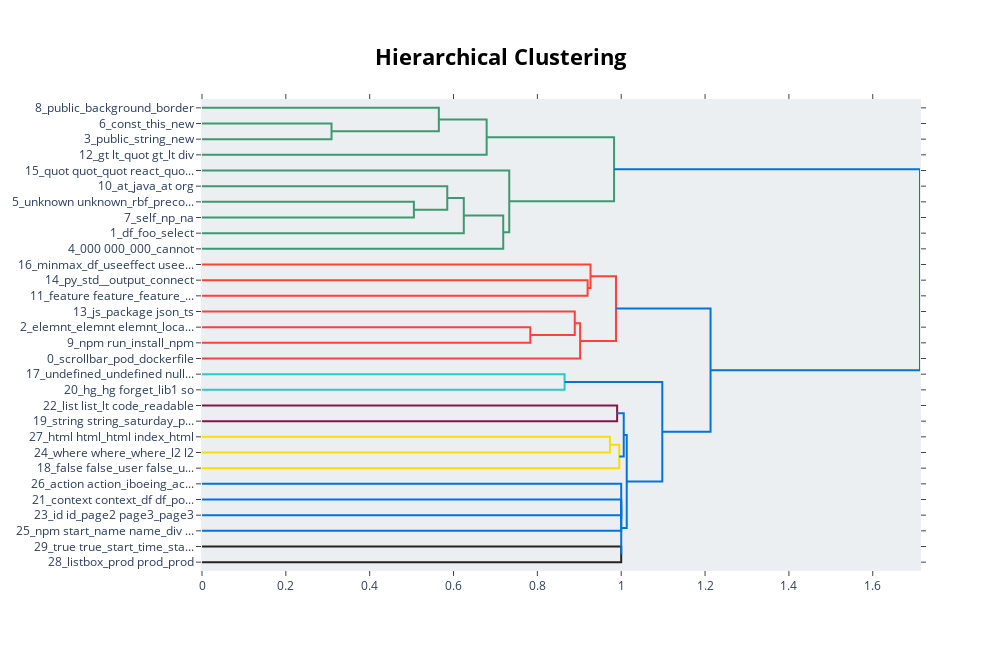

This figure's notebook cell:
### Code cell
topic_model.visualize_hierarchy()

### Figure 1 — Plotly figure (JSON) as saved in the notebook; plotly's stock layout.template omitted (floating-point values rounded to 4 significant figures)
{"data": [{"hoverinfo": "text", "marker": {"color": "rgb(61,153,112)"}, "mode": "lines", "type": "scatter", "x": [0, 0.309, 0.309, 0], "xaxis": "x", "y": [-15, -15, -25, -25], "yaxis": "y"}, {"hoverinfo": "text", "marker": {"color": "rgb(61,153,112)"}, "mode": "lines", "type": "scatter", "x": [0, 0.565, 0.565, 0.309], "xaxis": "x", "y": [-5, -5, -20, -20], "yaxis": "y"}, {"hoverinfo": "text", "marker": {"color": "rgb(61,153,112)"}, "mode": "lines", "type": "scatter", "x": [0.565, 0.679, 0.679, 0], "xaxis": "x", "y": [-12.5, -12.5, -35, -35], "yaxis": "y"}, {"hoverinfo": "text", "marker": {"color": "rgb(61,153,112)"}, "mode": "lines", "type": "scatter", "x": [0, 0.5054, 0.5054, 0], "xaxis": "x", "y": [-65, -65, -75, -75], "yaxis": "y"}, {"hoverinfo": "text", "marker": {"color": "rgb(61,153,112)"}, "mode": "lines", "type": "scatter", "x": [0, 0.5851, 0.5851, 0.5054], "xaxis": "x", "y": [-55, -55, -70, -70], "yaxis": "y"}, {"hoverinfo": "text", "marker": {"color": "rgb(61,153,112)"}, "mode": "lines", "type": "scatter", "x": [0.5851, 0.6245, 0.6245, 0], "xaxis": "x", "y": [-62.5, -62.5, -85, -85], "yaxis": "y"}, {"hoverinfo": "text", "marker": {"color": "rgb(61,153,112)"}, "mode": "lines", "type": "scatter", "x": [0.6245, 0.7186, 0.7186, 0], "xaxis": "x", "y": [-73.75, -73.75, -95, -95], "yaxis": "y"}, {"hoverinfo": "text", "marker": {"color": "rgb(61,153,112)"}, "mode": "lines", "type": "scatter", "x": [0, 0.7329, 0.7329, 0.7186], "xaxis": "x", "y": [-45, -45, -84.38, -84.38], "yaxis": "y"}, {"hoverinfo": "text", "marker": {"color": "rgb(61,153,112)"}, "mode": "lines", "type": "scatter", "x": [0.679, 0.983, 0.983, 0.7329], "xaxis": "x", "y": [-23.75, -23.75, -64.69, -64.69], "yaxis": "y"}, {"hoverinfo": "text", "marker": {"color": "rgb(255,65,54)"}, "mode": "lines", "type": "scatter", "x": [0, 0.9199, 0.9199, 0], "xaxis": "x", "y": [-115, -115, -125, -125], "yaxis": "y"}, {"hoverinfo": "text", "marker": {"color": "rgb(255,65,54)"}, "mode": "lines", "type": "scatter", "x": [0, 0.9268, 0.9268, 0.9199], "xaxis": "x", "y": [-105, -105, -120, -120], "yaxis": "y"}, {"hoverinfo": "text", "marker": {"color": "rgb(255,65,54)"}, "mode": "lines", "type": "scatter", "x": [0, 0.7832, 0.7832, 0], "xaxis": "x", "y": [-145, -145, -155, -155], "yaxis": "y"}, {"hoverinfo": "text", "marker": {"color": "rgb(255,65,54)"}, "mode": "lines", "type": "scatter", "x": [0, 0.8892, 0.8892, 0.7832], "xaxis": "x", "y": [-135, -135, -150, -150], "yaxis": "y"}, {"hoverinfo": "text", "marker": {"color": "rgb(255,65,54)"}, "mode": "lines", "type": "scatter", "x": [0.8892, 0.902, 0.902, 0], "xaxis": "x", "y": [-142.5, -142.5, -165, -165], "yaxis": "y"}, {"hoverinfo": "text", "marker": {"color": "rgb(255,65,54)"}, "mode": "lines", "type": "scatter", "x": [0.9268, 0.9875, 0.9875, 0.902], "xaxis": "x", "y": [-112.5, -112.5, -153.8, -153.8], "yaxis": "y"}, {"hoverinfo": "text", "marker": {"color": "rgb(35,205,205)"}, "mode": "lines", "type": "scatter", "x": [0, 0.8649, 0.8649, 0], "xaxis": "x", "y": [-175, -175, -185, -185], "yaxis": "y"}, {"hoverinfo": "text", "marker": {"color": "rgb(133,20,75)"}, "mode": "lines", "type": "scatter", "x": [0, 0.9903, 0.9903, 0], "xaxis": "x", "y": [-195, -195, -205, -205], "yaxis": "y"}, {"hoverinfo": "text", "marker": {"color": "rgb(255,220,0)"}, "mode": "lines", "type": "scatter", "x": [0, 0.9732, 0.9732, 0], "xaxis": "x", "y": [-215, -215, -225, -225], "yaxis": "y"}, {"hoverinfo": "text", "marker": {"color": "rgb(255,220,0)"}, "mode": "lines", "type": "scatter", "x": [0.9732, 0.9954, 0.9954, 0], "xaxis": "x", "y": [-220, -220, -235, -235], "yaxis": "y"}, {"hoverinfo": "text", "marker": {"color": "rgb(0,116,217)"}, "mode": "lines", "type": "scatter", "x": [0.9903, 1.006, 1.006, 0.9954], "xaxis": "x", "y": [-200, -200, -227.5, -227.5], "yaxis": "y"}, {"hoverinfo": "text", "marker": {"color": "rgb(0,116,217)"}, "mode": "lines", "type": "scatter", "x": [0, 1, 1, 0], "xaxis": "x", "y": [-255, -255, -265, -265], "yaxis": "y"}, {"hoverinfo": "text", "marker": {"color": "rgb(0,116,217)"}, "mode": "lines", "type": "scatter", "x": [1, 1, 1, 0], "xaxis": "x", "y": [-260, -260, -275, -275], "yaxis": "y"}, {"hoverinfo": "text", "marker": {"color": "rgb(0,116,217)"}, "mode": "lines", "type": "scatter", "x": [0, 1, 1, 1], "xaxis": "x", "y": [-245, -245, -267.5, -267.5], "yaxis": "y"}, {"hoverinfo": "text", "marker": {"color": "rgb(40,35,35)"}, "mode": "lines", "type": "scatter", "x": [0, 1.0, 1.0, 0], "xaxis": "x", "y": [-285, -285, -295, -295], "yaxis": "y"}, {"hoverinfo": "text", "marker": {"color": "rgb(0,116,217)"}, "mode": "lines", "type": "scatter", "x": [1, 1, 1, 1.0], "xaxis": "x", "y": [-256.2, -256.2, -290, -290], "yaxis": "y"}, {"hoverinfo": "text", "marker": {"color": "rgb(0,116,217)"}, "mode": "lines", "type": "scatter", "x": [1.006, 1.013, 1.013, 1], "xaxis": "x", "y": [-213.8, -213.8, -273.1, -273.1], "yaxis": "y"}, {"hoverinfo": "text", "marker": {"color": "rgb(0,116,217)"}, "mode": "lines", "type": "scatter", "x": [0.8649, 1.098, 1.098, 1.013], "xaxis": "x", "y": [-180, -180, -243.4, -243.4], "yaxis": "y"}, {"hoverinfo": "text", "marker": {"color": "rgb(0,116,217)"}, "mode": "lines", "type": "scatter", "x": [0.9875, 1.213, 1.213, 1.098], "xaxis": "x", "y": [-133.1, -133.1, -211.7, -211.7], "yaxis": "y"}, {"hoverinfo": "text", "marker": {"color": "rgb(0,116,217)"}, "mode": "lines", "type": "scatter", "x": [0.983, 1.713, 1.713, 1.213], "xaxis": "x", "y": [-44.22, -44.22, -172.4, -172.4], "yaxis": "y"}], "layout": {"autosize": false, "height": 650, "hoverlabel": {"bgcolor": "white", "font": {"family": "Rockwell", "size": 16}}, "hovermode": "closest", "plot_bgcolor": "#ECEFF1", "showlegend": false, "title": {"font": {"color": "Black", "size": 22}, "text": "<b>Hierarchical Clustering</b>", "x": 0.5, "xanchor": "center", "yanchor": "top"}, "width": 1000, "xaxis": {"mirror": "allticks", "rangemode": "tozero", "showgrid": false, "showline": true, "showticklabels": true, "ticks": "outside", "type": "linear", "zeroline": false}, "yaxis": {"mirror": "allticks", "range": [-300, 0], "rangemode": "tozero", "showgrid": false, "showline": true, "showticklabels": true, "tickmode": "array", "ticks": "outside", "ticktext": ["8_public_background_border", "6_const_this_new", "3_public_string_new", "12_gt lt_quot gt_lt div", "15_quot quot_quot react_quo...", "10_at_java_at org", "5_unknown unknown_rbf_preco...", "7_self_np_na", "1_df_foo_select", "4_000 000_000_cannot", "16_minmax_df_useeffect usee...", "14_py_std__output_connect", "11_feature feature_feature_...", "13_js_package json_ts", "2_elemnt_elemnt elemnt_loca...", "9_npm run_install_npm", "0_scrollbar_pod_dockerfile", "17_undefined_undefined null...", "20_hg_hg forget_lib1 so", "22_list list_lt code_readable", "19_string string_saturday_p...", "27_html html_html index_html", "24_where where_where_l2 l2", "18_false false_user false_u...", "26_action action_iboeing_ac...", "21_context context_df df_po...", "23_id id_page2 page3_page3", "25_npm start_name name_div ...", "29_true true_start_time_sta...", "28_listbox_prod prod_prod"], "tickvals": [-5, -15, -25, -35, -45, -55, -65, -75, -85, -95, -105, -115, -125, -135, -145, -155, -165, -175, -185, -195, -205, -215, -225, -235, -245, -255, -265, -275, -285, -295], "type": "linear", "zeroline": false}}}
